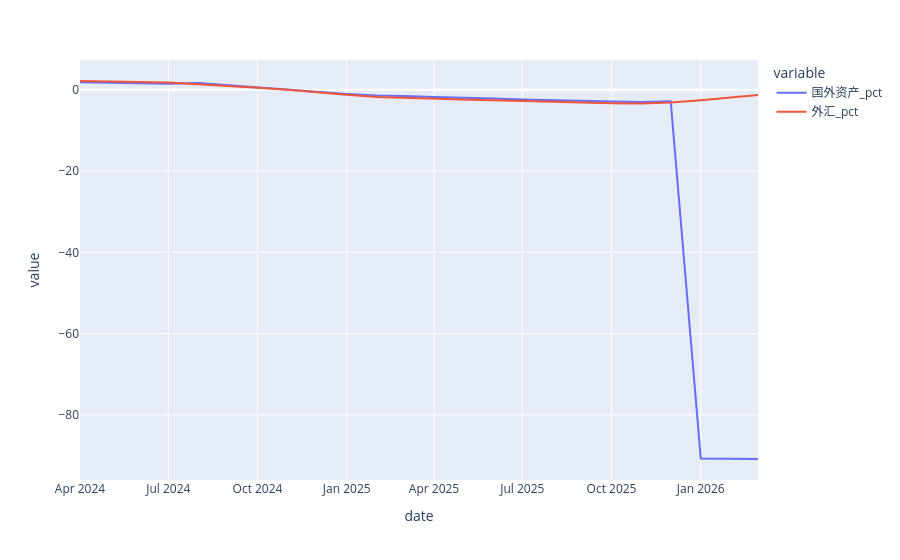

Notebook source saved alongside this figure:
### Code cell
chart_data=df.copy()
chart_data = chart_data.melt(id_vars='date', var_name='item', value_name='amount')
chart_data['item']=chart_data['item'].str.replace(r'^.*\_', '', regex=True)
selected=["date", "国外资产", "货币黄金", "外汇"]
selected=["date", "国外资产", "外汇"]
chart_data=chart_data[chart_data['item'].isin(selected)]
chart_data['amount']=pd.to_numeric(chart_data['amount']).fillna(0)
chart_data=chart_data[chart_data['amount']!=0]
chart_data=chart_data.groupby(['date', 'item'])['amount'].sum().unstack().reset_index()
chart_data=chart_data.sort_values(by="date", ascending=False)
for col in chart_data.columns:
    if col !='date':
        chart_data[f"{col}_pct"]=chart_data[col].astype(float).pct_change(-11)*100

chart_data=chart_data[:24]
plot_col=[col for col in chart_data.columns if 'pct' in col]
px.line(chart_data, x='date', y=plot_col)

### Figure 1 — Plotly figure (JSON) as saved in the notebook; plotly's stock layout.template omitted (floating-point values rounded to 4 significant figures)
{"data": [{"hovertemplate": "variable=国外资产_pct<br>date=%{x}<br>value=%{y}<extra></extra>", "legendgroup": "国外资产_pct", "line": {"color": "#636efa", "dash": "solid"}, "marker": {"symbol": "circle"}, "mode": "lines", "name": "国外资产_pct", "orientation": "v", "showlegend": true, "type": "scatter", "x": ["2026-03-01", "2026-02-01", "2026-01-01", "2025-12-01", "2025-11-01", "2025-10-01", "2025-09-01", "2025-08-01", "2025-07-01", "2025-06-01", "2025-05-01", "2025-04-01", "2025-03-01", "2025-02-01", "2025-01-01", "2024-12-01", "2024-11-01", "2024-10-01", "2024-09-01", "2024-08-01", "2024-07-01", "2024-06-01", "2024-05-01", "2024-04-01"], "xaxis": "x", "y": [-90.83, -90.74, -90.68, -2.83, -3.012, -2.912, -2.799, -2.658, -2.413, -2.193, -2.057, -1.781, -1.556, -1.466, -1.065, -0.5038, 0.01313, 0.5251, 0.9915, 1.622, 1.477, 1.549, 1.742, 1.82], "yaxis": "y"}, {"hovertemplate": "variable=外汇_pct<br>date=%{x}<br>value=%{y}<extra></extra>", "legendgroup": "外汇_pct", "line": {"color": "#EF553B", "dash": "solid"}, "marker": {"symbol": "circle"}, "mode": "lines", "name": "外汇_pct", "orientation": "v", "showlegend": true, "type": "scatter", "x": ["2026-03-01", "2026-02-01", "2026-01-01", "2025-12-01", "2025-11-01", "2025-10-01", "2025-09-01", "2025-08-01", "2025-07-01", "2025-06-01", "2025-05-01", "2025-04-01", "2025-03-01", "2025-02-01", "2025-01-01", "2024-12-01", "2024-11-01", "2024-10-01", "2024-09-01", "2024-08-01", "2024-07-01", "2024-06-01", "2024-05-01", "2024-04-01"], "xaxis": "x", "y": [-1.303, -1.944, -2.625, -3.164, -3.411, -3.332, -3.195, -2.98, -2.776, -2.593, -2.425, -2.252, -2.0, -1.805, -1.283, -0.6385, -0.04967, 0.441, 0.897, 1.438, 1.78, 1.871, 2.079, 2.125], "yaxis": "y"}], "layout": {"legend": {"title": {"text": "variable"}, "tracegroupgap": 0}, "margin": {"t": 60}, "xaxis": {"anchor": "y", "domain": [0, 1], "title": {"text": "date"}}, "yaxis": {"anchor": "x", "domain": [0, 1], "title": {"text": "value"}}}}
